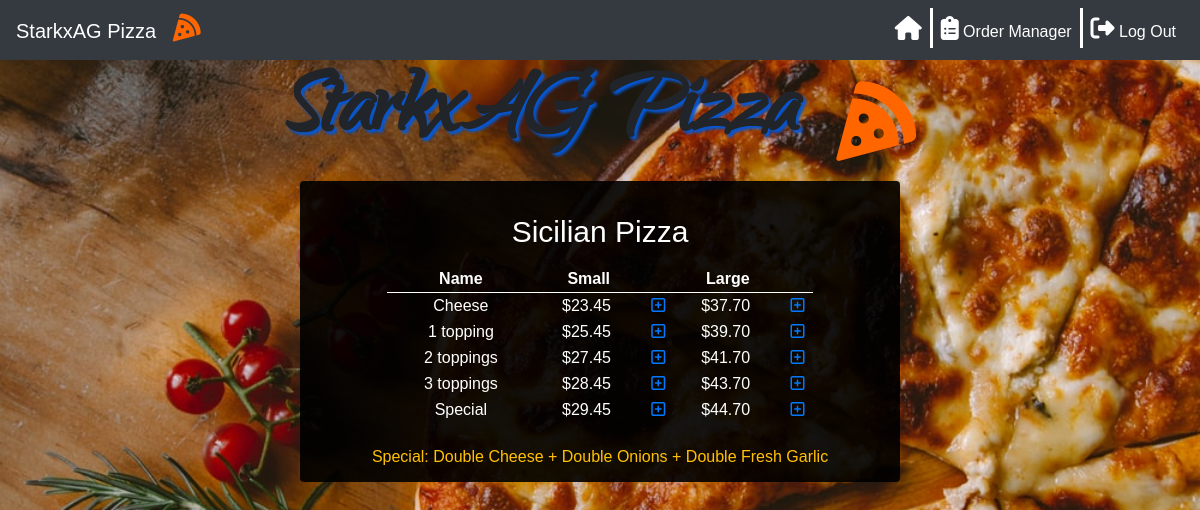
Screenshot of /menu/Sicilian Pizza (signed in) with the database file from the repository.
### orders/models.py (models this page shows, shortened)
class Sicilian_pizza(models.Model):
    name=models.CharField(max_length=64)
    small=models.DecimalField(max_digits=4,decimal_places=2)
    large=models.DecimalField(max_digits=4,decimal_places=2)

### orders/views.py (the view)
# urls.py: path("menu/<str:category>", views.menu, name="menu"),
def menu(request,category):
    menu,columns=findTable(category)
    order_number=User_order.objects.get(user=request.user,status='initiated').order_number
    context = {
        "user":request.user,
        "Checkout":Order2.objects.filter(user=request.user,number=order_number),
        "Checkout_category":Order2.objects.filter(user=request.user,number=order_number).values_list('category').distinct(),
        "Total":list(Order2.objects.filter(user=request.user,number=order_number).aggregate(Sum('price')).values())[0],
        "Category": Category.objects.all(),
        "Active_category":category,
        "Menu": menu,
        "Columns":columns,
        "Topping_price": 0.00,
        "Order_number":order_number
    }
    return render(request,"menu.html",context)

### orders/views.py (called while the page is built)
def findTable(category):
    if category == "Regular Pizza":
        menu=Regular_pizza.objects.all()
        columns=3
    elif category == "Sicilian Pizza":
        menu=Sicilian_pizza.objects.all()
        columns=3
    elif category == "Toppings":
        menu=Topping.objects.all()
        columns=1
    elif category == "Subs":
        menu=Sub.objects.all()
        columns=3
    elif category == "Pasta":
        menu=Pasta.objects.all()
        columns=2
    elif category == "Salad":
        menu=Salad.objects.all()
        columns=2
    elif category == "Dinner Platters":
        menu=Dinner_platter.objects.all()
        columns=3
    return menu,columns

### orders/templates/menu.html (shortened to what this page needs)
{% extends "layout.html" %}
{% block body%}
<div class='p-3'>
    <table class='table-small w-75 mx-auto text-center '>
        <caption style='caption-side:top;color:white;font-size: 30px;text-align: center'>{{Active_category}}</caption>
        {% if Columns == 3 %}
        <thead class='thead-light'>
            <tr >
                <th>Name</th>
                <th>Small</th>
                <th id="sign"></th>
                <th>Large</th>
                <th></th>
            </tr>
        </thead>
        <tbody>
            {% for row in Menu %}
            <tr>
                {% load static %}
                <td>{{row.name}}</td>
                {% if row.small == None %}
                    <td></td>
                {% else %}
                    <td>${{row.small}}&nbsp;</td>
                    <td id="sign">
                        <a href="{% url 'add' Active_category row.name row.small %}"><i class='far fa-plus-square' ></i></a>
                    </td>
                {% endif %}
                <td>${{row.large}}&nbsp;</td>
                <td>
                    <a href="{% url 'add' Active_category row.name row.large %}"><i class='far fa-plus-square'></i></a>
                </td>
            </tr>
            {% endfor %}
        </tbody>
        {% endif %}
    </table>
</div>
{% if Active_category == 'Regular Pizza' or Active_category == 'Sicilian Pizza'  %}
    <div class='text-center p-2'>
        <h6 class='text-warning mx-auto'>Special: Double Cheese + Double Onions + Double Fresh Garlic</h6>
{% endif %}
{% endblock %}

### orders/static/styles.css (style rules this page uses)
body { font-family: 'Varela Round', sans-serif; background: url("/static/pizza_bg.jpg"); background-size: cover; background-attachment: fixed; }
th { border-bottom: 1px solid white; }

### rows the page displays
Sicilian_pizza: name "Cheese", small "23.45", large "37.70"
Sicilian_pizza: name "1 topping", small "25.45", large "39.70"
Sicilian_pizza: name "2 toppings", small "27.45", large "41.70"
Sicilian_pizza: name "3 toppings", small "28.45", large "43.70"
Sicilian_pizza: name "Special", small "29.45", large "44.70"

### other values shown
{{ Active_category }} "Sicilian Pizza"
